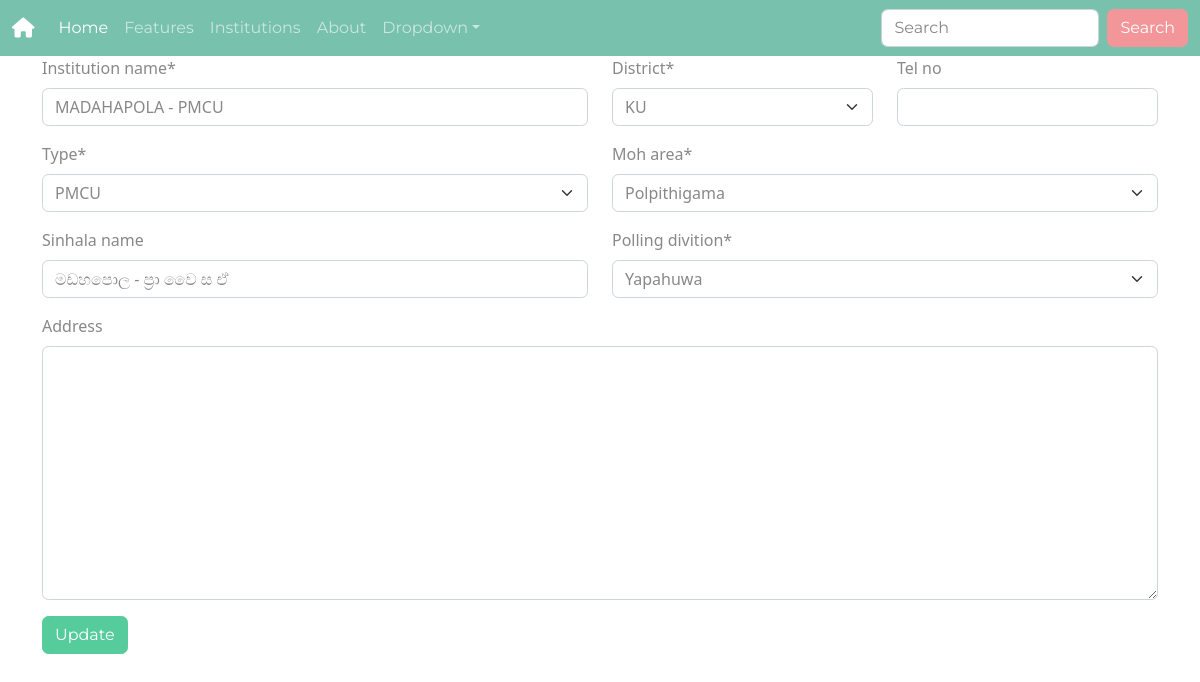
/insti-update/4, run on the app's committed database.
### institutions/models.py (models this page shows, shortened)
class Institution(models.Model):
    TYPES = [
        ('BHA', 'BHA'),
        ('BHB', 'BHB'),
        ('DHA', 'DHA'),
        ('DHB', 'DHB'),
        ('DHC', 'DHC'),
        ('PMCU', 'PMCU'),
        ('UNIT', 'UNIT'),
        ('SDC', 'SDC'),
        ('ADC', 'ADC'),
        ('MOH', 'MOH'),
        ('PGH', 'PGH'),
        ('ELSE', 'ELSE'),
    ]
    DISTRICT = [
        ('PU', 'PU'),
        ('KU', 'KU'),
    ]
    code = models.CharField(blank=True, null=True, max_length=4)
    institution_name = models.CharField(max_length=30)
    type = models.CharField(max_length=4, choices=TYPES)
    district = models.CharField(max_length=2, choices=DISTRICT)
    moh_area = models.ForeignKey(MOHArea, on_delete=models.PROTECT)
    polling_divition = models.ForeignKey(
        PollingDivision, on_delete=models.PROTECT)
    sinhala_name = models.CharField(blank=True, null=True, max_length=30)
    tel_no = models.CharField(blank=True, null=True, max_length=10)
    address = models.TextField(blank=True, null=True)

### institutions/views.py (the view)
# urls.py: path('insti-update/<pk>', InstitutionUpdateView.as_view(), name='insti-update'),
class InstitutionUpdateView(UpdateView):
    model = Institution
    fields = '__all__'

### institutions/models.py (called while the page is built)
    def __str__(self):
        return str(self.name)

    def __str__(self):
        return str(self.name)

### institutions/templates/institutions/institution_form.html (shortened to what this page needs)
{% extends "base.html" %}
{% load static crispy_forms_tags %}
{% block content %}
<form method="post">{% csrf_token %}
    <div class="container">
        <div class="row">
            <div class="col-6">
                {{ form.institution_name|as_crispy_field }}
            </div>
            <div class="col-3">
                {{ form.district|as_crispy_field }}
            </div>
            <div class="col-3">
                {{ form.tel_no|as_crispy_field }}
            </div>
            <div class="col-6">
                {{ form.type|as_crispy_field }}
            </div>
            <div class="col-6">
                {{ form.moh_area|as_crispy_field }}
            </div>
            <div class="col-6">
                {{ form.sinhala_name|as_crispy_field }}
            </div>
            <div class="col-6">
                {{ form.polling_divition|as_crispy_field }}
            </div>
            <div class="col-12">
                {{ form.address|as_crispy_field }}
            </div>
        </div>
        <input class="btn btn-success" type="submit" value="Update">
</form>
{% endblock content %}

### data on the page
Institution: institution_name "MADAHAPOLA - PMCU", district "KU", type "PMCU", moh_area "Polpithigama", sinhala_name "මඩහපොල - ප්‍රා වෛ ස ඒ", polling_divition "Yapahuwa"
